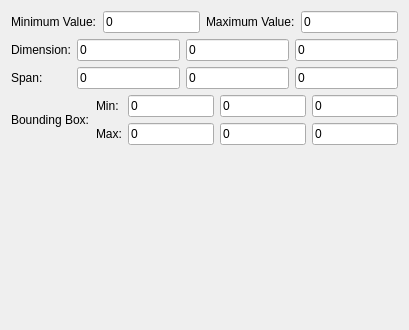
<?xml version="1.0" encoding="UTF-8"?>
<ui version="4.0">
 <class>VolumeMemoryInterface</class>
 <widget class="QWidget" name="VolumeMemoryInterface">
  <property name="geometry">
   <rect>
    <x>0</x>
    <y>0</y>
    <width>409</width>
    <height>330</height>
   </rect>
  </property>
  <property name="windowTitle">
   <string>Volume</string>
  </property>
  <layout class="QGridLayout" name="gridLayout">
   <item row="0" column="0">
    <layout class="QVBoxLayout" name="verticalLayout">
     <item>
      <layout class="QGridLayout">
       <property name="sizeConstraint">
        <enum>QLayout::SetDefaultConstraint</enum>
       </property>
       <item row="1" column="2">
        <widget class="QLabel" name="_maxValueLabel">
         <property name="text">
          <string>Maximum Value:</string>
         </property>
         <property name="wordWrap">
          <bool>false</bool>
         </property>
        </widget>
       </item>
       <item row="1" column="3">
        <widget class="QLineEdit" name="_maxValue">
         <property name="text">
          <string>0</string>
         </property>
         <property name="readOnly">
          <bool>true</bool>
         </property>
        </widget>
       </item>
       <item row="1" column="0">
        <widget class="QLabel" name="_minValueLabel">
         <property name="text">
          <string>Minimum Value:</string>
         </property>
         <property name="wordWrap">
          <bool>false</bool>
         </property>
        </widget>
       </item>
       <item row="1" column="1">
        <widget class="QLineEdit" name="_minValue">
         <property name="text">
          <string>0</string>
         </property>
         <property name="readOnly">
          <bool>true</bool>
         </property>
        </widget>
       </item>
      </layout>
     </item>
     <item>
      <layout class="QGridLayout">
       <item row="0" column="0">
        <widget class="QLabel" name="_dimensionLabel">
         <property name="text">
          <string>Dimension:</string>
         </property>
         <property name="wordWrap">
          <bool>false</bool>
         </property>
        </widget>
       </item>
       <item row="0" column="2">
        <widget class="QLineEdit" name="_dimensionY">
         <property name="text">
          <string>0</string>
         </property>
         <property name="readOnly">
          <bool>true</bool>
         </property>
        </widget>
       </item>
       <item row="0" column="3">
        <widget class="QLineEdit" name="_dimensionZ">
         <property name="text">
          <string>0</string>
         </property>
         <property name="readOnly">
          <bool>true</bool>
         </property>
        </widget>
       </item>
       <item row="0" column="1">
        <widget class="QLineEdit" name="_dimensionX">
         <property name="text">
          <string>0</string>
         </property>
         <property name="readOnly">
          <bool>true</bool>
         </property>
        </widget>
       </item>
       <item row="1" column="0">
        <widget class="QLabel" name="_spanLabel">
         <property name="text">
          <string>Span:</string>
         </property>
         <property name="wordWrap">
          <bool>false</bool>
         </property>
        </widget>
       </item>
       <item row="1" column="1">
        <widget class="QLineEdit" name="_spanX">
         <property name="text">
          <string>0</string>
         </property>
         <property name="readOnly">
          <bool>true</bool>
         </property>
        </widget>
       </item>
       <item row="1" column="2">
        <widget class="QLineEdit" name="_spanY">
         <property name="text">
          <string>0</string>
         </property>
         <property name="readOnly">
          <bool>true</bool>
         </property>
        </widget>
       </item>
       <item row="1" column="3">
        <widget class="QLineEdit" name="_spanZ">
         <property name="text">
          <string>0</string>
         </property>
         <property name="readOnly">
          <bool>true</bool>
         </property>
        </widget>
       </item>
      </layout>
     </item>
     <item>
      <layout class="QGridLayout">
       <item row="0" column="2">
        <widget class="QLineEdit" name="_boundingBoxMinX">
         <property name="text">
          <string>0</string>
         </property>
         <property name="readOnly">
          <bool>true</bool>
         </property>
        </widget>
       </item>
       <item row="1" column="3">
        <widget class="QLineEdit" name="_boundingBoxMaxY">
         <property name="text">
          <string>0</string>
         </property>
         <property name="readOnly">
          <bool>true</bool>
         </property>
        </widget>
       </item>
       <item row="0" column="0" rowspan="2">
        <widget class="QLabel" name="_boundingBoxLabel">
         <property name="text">
          <string>Bounding Box:</string>
         </property>
         <property name="wordWrap">
          <bool>false</bool>
         </property>
        </widget>
       </item>
       <item row="0" column="4">
        <widget class="QLineEdit" name="_boundingBoxMinZ">
         <property name="text">
          <string>0</string>
         </property>
         <property name="readOnly">
          <bool>true</bool>
         </property>
        </widget>
       </item>
       <item row="1" column="1">
        <widget class="QLabel" name="_boundingBoxMaxLabel">
         <property name="text">
          <string>Max:</string>
         </property>
         <property name="wordWrap">
          <bool>false</bool>
         </property>
        </widget>
       </item>
       <item row="1" column="2">
        <widget class="QLineEdit" name="_boundingBoxMaxX">
         <property name="text">
          <string>0</string>
         </property>
         <property name="readOnly">
          <bool>true</bool>
         </property>
        </widget>
       </item>
       <item row="0" column="3">
        <widget class="QLineEdit" name="_boundingBoxMinY">
         <property name="text">
          <string>0</string>
         </property>
         <property name="readOnly">
          <bool>true</bool>
         </property>
        </widget>
       </item>
       <item row="1" column="4">
        <widget class="QLineEdit" name="_boundingBoxMaxZ">
         <property name="text">
          <string>0</string>
         </property>
         <property name="readOnly">
          <bool>true</bool>
         </property>
        </widget>
       </item>
       <item row="0" column="1">
        <widget class="QLabel" name="_boundingBoxMinLabel">
         <property name="text">
          <string>Min:</string>
         </property>
         <property name="wordWrap">
          <bool>false</bool>
         </property>
        </widget>
       </item>
      </layout>
     </item>
    </layout>
   </item>
   <item row="1" column="0">
    <widget class="QWidget" name="_volumeInterfaceViewer" native="true"/>
   </item>
  </layout>
 </widget>
 <layoutdefault spacing="6" margin="11"/>
 <pixmapfunction>qPixmapFromMimeSource</pixmapfunction>
 <tabstops>
  <tabstop>_maxValue</tabstop>
  <tabstop>_dimensionX</tabstop>
  <tabstop>_dimensionY</tabstop>
  <tabstop>_dimensionZ</tabstop>
  <tabstop>_boundingBoxMinX</tabstop>
  <tabstop>_boundingBoxMinY</tabstop>
  <tabstop>_boundingBoxMinZ</tabstop>
  <tabstop>_boundingBoxMaxX</tabstop>
  <tabstop>_boundingBoxMaxY</tabstop>
  <tabstop>_boundingBoxMaxZ</tabstop>
 </tabstops>
 <resources/>
 <connections/>
</ui>
